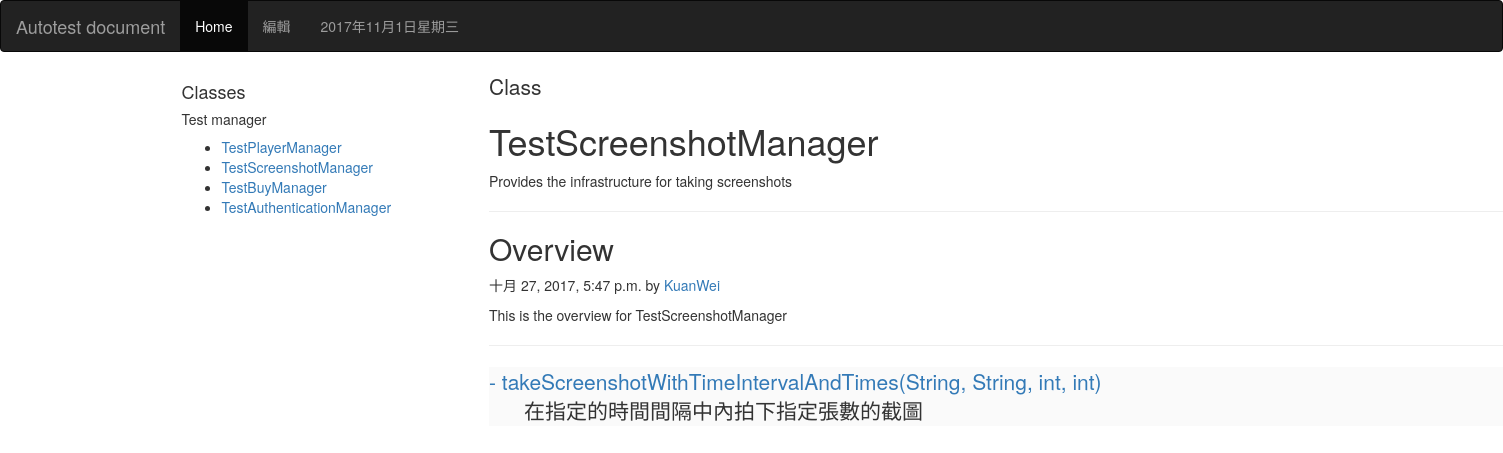
The page /detail/2/ on the database its author committed.
### documentapp/models.py (models this page shows, shortened)
class document(models.Model):
    cClassName = models.CharField(max_length=100, null=False)
    cClassDescription = models.CharField(max_length=300, null=False)
    cClassOverview = models.CharField(max_length=1000, null=False)
    cAuthor = models.CharField(max_length=50, null=True)
    cCreateTime = models.DateTimeField(auto_now=True)

class functionModel(models.Model):
    fdocument = models.ForeignKey('document', on_delete=models.CASCADE)
    functionName = models.CharField(max_length=300, null=False)
    functionDescription = models.CharField(max_length=500, null=False)

### documentapp/views.py (the view)
# urls.py: url(r'^detail/(\d+)/$', views.detail),
def detail(request, id=None):
	if id!=None:
		if request.method == "POST":  #如果是以POST方式才處理
			id=request.POST['cId'] #取得表單輸入的編號
		try:
			documents = document.objects.all().order_by('id')  #讀取資料表, 依 id 遞增排序
			unit = document.objects.get(id=id)
			functions = functionModel.objects.filter(fdocument__id=id).order_by('id')
		except:
			message = "讀取錯誤!"
	return render(request, "detail.html", locals())

### templates/detail.html (shortened to what this page needs)
{% extends 'base.html' %}  {% block content %}
<main>
    <div class="container">
        <div class="row">
            <div class="col-md-3">
                <div class="sidebar">
                    <h4>Classes</h4>
                    <h5>Test manager</h5>
                    <ul id="class-list">
                        {% for docuement in documents %}
                        <li><a href="/detail/{{docuement.id}}/">{{ docuement.cClassName }}</a></li>
                        {% endfor %}
                    </ul>
                </div>
            </div>
            <div class="col-md-9">
                <div class="container">
                    <div class="blog-header">
                        <p class="lead">Class</p>
                        <h1 id="topic-heading">{{ unit.cClassName }}</h1>
                        <div id="topic-description">{{ unit.cClassDescription}}</div>
                        <hr>
                    </div>
                    <h2>Overview</h2>
                    <p class="blog-post-meta">{{ unit.cCreateTime }} by <a href="#">{{ unit.cAuthor }}</a></p>
                    <p id="overview">{{ unit.cClassOverview}}</p>
                    <hr />
                    <div class="alt-light">
                        {% for function in functions %}
                        <div class='function-list'>
                            <a href='#' class='function-title'><span class='lead'>{{function.functionName}}</span></a>
                            <div class='function-description'>
                                <span class='lead'>{{function.functionDescription}}</span>
                            </div>
                        </div>
                        {% endfor %}
                    </div>
                </div>
            </div>
        </div>
    </div>
</main>
<footer>
</footer>
{% endblock %}

### static/css/style.css (style rules this page uses)
.alt-light { background-color: #fafafa; }
.function-list { margin-top: 1.5em; }
.function-description { padding-left: 2.5em; }
footer { height: 2em; }

### rows shown on the page
document: cClassName "TestPlayerManager"
document: cClassName "TestScreenshotManager", cClassDescription "Provides the infrastructure for taking screenshots", cCreateTime "十月 27, 2017, 5:47 p.m.", cAuthor "KuanWei", cClassOverview "This is the overview for TestScreenshotManager"
document: cClassName "TestBuyManager"
document: cClassName "TestAuthenticationManager"
functionModel: functionName "- takeScreenshotWithTimeIntervalAndTimes(String, String, int, int)", functionDescription "在指定的時間間隔中內拍下指定張數的截圖"
